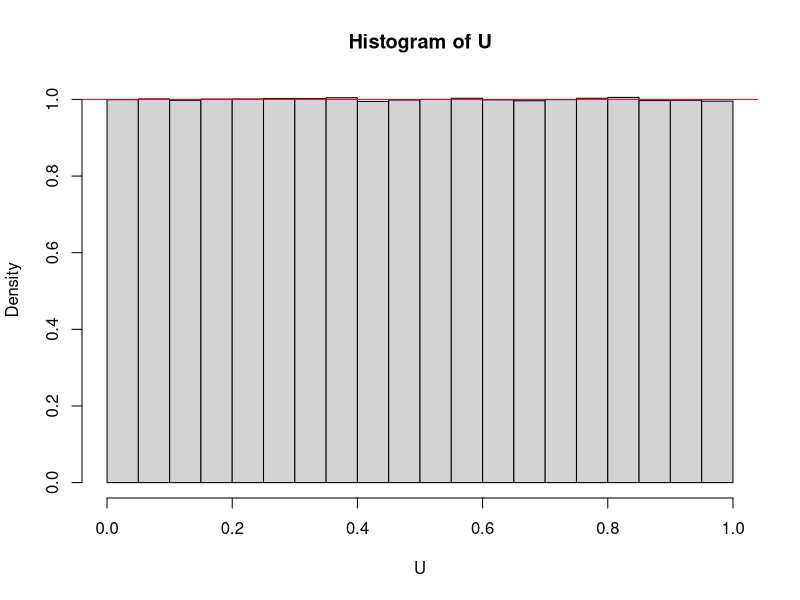

Here is the R script that generated this plot:
  # Homework 7
  # Anna Moeller 
  # 11/9/2018

  # Additional problems 
  # 1
  n <- 1000000
  X <- rexp(n, 1)
  Y <- rexp(n, 1)
  U <- X/(X + Y)
  hist(U, freq = F)
  abline(h = 1, col = "red")
  